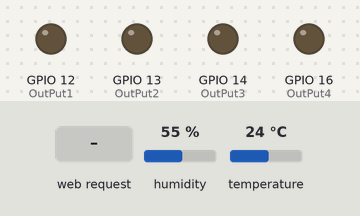
The program below on a simulated ESP8266 (NodeMCU). On the bench: output pins drawn as LEDs (lit = HIGH). The inputs (shaded band) are chosen by the test bench; at power-on: humidity 55 %, temperature 24 °C. WiFi joins after 1.5 s; servers stay silent unless stated; what the program prints to the serial monitor is not drawn.

Above: at 2.7 s.
2.8 s: HTTP request GET /on1 received
At 3.7 s:
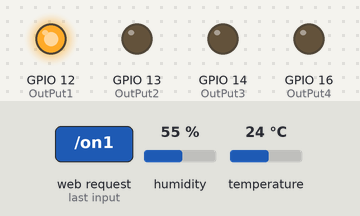
4.3 s: HTTP request GET /on2 received
At 4.8 s:
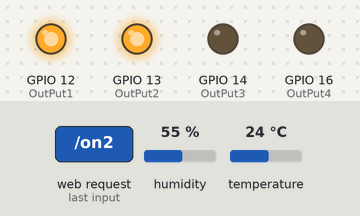
5.8 s: HTTP request GET /off1 received
At 7.0 s:
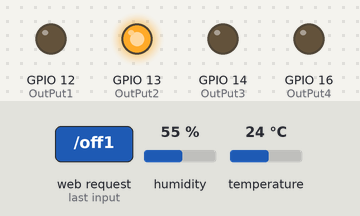
7.3 s: HTTP request GET /on3 received
At 8.3 s:
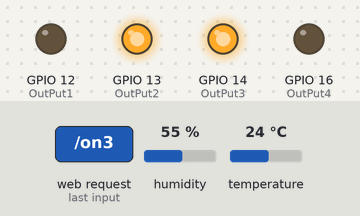
8.8 s: HTTP request GET /off2 received
At 9.4 s:
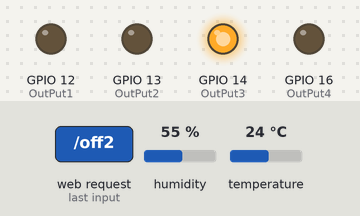
10.3 s: HTTP request GET /on4 received
At 10.6 s:
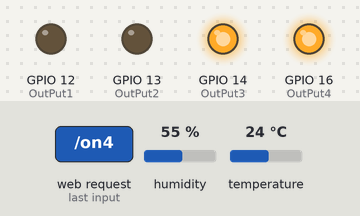
Timing chart, 0 to 12.8 s (numbered marks = the images above; inputs shaded):
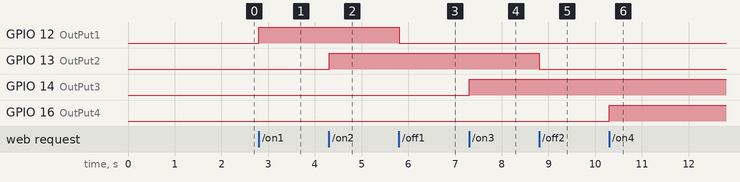

The program:

main.cpp
```cpp
#include <Arduino.h>
#include <ESP8266WiFi.h>
#include "define.c"
#include "connect.c"
#include <Adafruit_Sensor.h>
#include <DHT.h>
#include <DHT_U.h>

DHT_Unified dht(DHTPIN, DHTTYPE);
uint32_t delayMS;
sensor_t sensor;

float TempReader()
{
  sensors_event_t event;
  dht.temperature().getEvent(&event);
  event.temperature;
      // Serial.print(F("Temperature: "));
      Serial.print(event.temperature);
      // Serial.println(F("°C"));
  delayMS = sensor.min_delay / 1000;
  return event.temperature;
}
float HumReader()
{
  sensors_event_t event;
  dht.humidity().getEvent(&event);
  event.relative_humidity;
      // Serial.print(F("Temperature: "));
      Serial.print(event.relative_humidity);
      // Serial.println(F("°C"));
      delayMS = sensor.min_delay / 1000;
  return event.relative_humidity;
}
void webpage(WiFiClient client, float temp, float hum)
{
 client.println("<!DOCTYPE HTML>");
 client.println("<html>");
 client.println("<head>");
 client.println("<title> Czika's House  </title>");
 client.println("<meta charset='UTF-8'>");
 client.println("");

 client.println("<style>");
 client.println("");
 client.println("   body {");
 client.println("   font-size:100%;");
 client.println("   color:white;");
 client.println("   background-color: #111111;");
 client.println("   margin:10px;");
 client.println("   } ");
 client.println("  ");

 client.println("  #page {");
 client.println("width:100%;");
 client.println("  position: relative;");
 client.println("  min-height: 99vh;");
 client.println("}");
 client.println("");

 client.println("#content {");
 client.println("  padding-bottom: 2.5rem;    /* Footer height */");
 client.println("}");
 client.println("");
 client.println("   ");

 client.println("   h1 {color: white;}");
 client.println("   p { text-align:center; }");
 client.println("");

 client.println("   table {");
 client.println("   width=80%;");
 client.println("margin: 40px 40px 40px 40px;");
 client.println("   }");

 client.println("   tr{");
 client.println("border: 1px solid black;");
 client.println("padding: 20px 20px 20px 20px;");
 client.println("   }");

 client.println("   td{");
 client.println("padding: 10px 10px 10px 10px;");
 client.println("  text-align: center;");
 client.println("   }");

 client.println("   .wrapper {");
 client.println("display: grid;");
 client.println("/*grid-template-columns: 1fr 1fr 1fr;*/");
 client.println("");
 client.println("margin: 60px 20px 60px 20px;");
 client.println("}");

 client.println(".box {");
 client.println("  border-radius: 10px;");
 client.println("  border: 0.5px solid white;");
 client.println("  font-size: 150%;");
 client.println("  /*height: 120px;*/");
 client.println("  margin: 5px 5px 5px 5px;");
 client.println("}");
 client.println("");

 client.println(".button {");
 client.println("  background-color: #111111;");
 client.println("  border: none;");
 client.println("  color: white;");
 client.println("  padding: 16px 32px;");
 client.println("  text-align: center;");
 client.println("  text-decoration: none;");
 client.println("  display: inline-block;");
 client.println("  font-size: 16px;");
 client.println("  margin: 4px 2px;");
 client.println("  transition-duration: 0.4s;");
 client.println("  cursor: pointer;");
 client.println("  border-radius: 12px;");
 client.println("}");
 client.println("");

 client.println(".on {");
 client.println("  color: white; ");
 client.println("  border: 2px solid #3AAA35;");
 client.println("}");
 client.println("");

 client.println(".on:hover {");
 client.println("  background-color: #3AAA35;");
 client.println("  color: white;");
 client.println("}");
 client.println("");

 client.println(".off { ");
 client.println("  color: white; ");
 client.println("  border: 2px solid #f44336;");
 client.println("}");
 client.println("");

 client.println(".off:hover {");
 client.println("  background-color: #f44336;");
 client.println("  color: white;");
 client.println("}");
 client.println("");

 client.println("    .sensor {");
 client.println("  background-color: #230cf2;");
 client.println("  border: none;");
 client.println("  color: #f20c27;");
 client.println("  padding: 16px 32px;");
 client.println("  text-align: center;");
 client.println("  text-decoration: none;");
 client.println("  display: inline-block;");
 client.println("  font-size: 22px;");
 client.println("  margin: 4px 2px;");
 client.println("  transition-duration: 0.4s;");
 client.println("  cursor: pointer;");
 client.println("  border-radius: 2px;");
 client.println("}");
 client.println("");

 client.println(".status {");
 client.println("  color: white; ");
 client.println("  border: 5px solid #3AAA35;");
 client.println("  border-radius: 12px;");
 client.println("}");
 client.println("");
 client.println("");

 client.println("@media (min-width: 1050px){ /*screen and*/");
 client.println("  .wrapper {");
 client.println("grid-template-columns: repeat(2, 1fr);");
 client.println("  }");
 client.println("  ");

 client.println("@media (min-width: 1500px){");
 client.println("  .wrapper {");
 client.println("grid-template-columns: repeat(3, 1fr);");
 client.println("  }");
 client.println("}");
 client.println("");
 client.println(" </style>");

 client.println("");
 client.println("");
 client.println("</head>");
 client.println("<body> ");

 client.println("<div id='page'>");
 client.println("<div id='content'>");
 client.println("<hr/>* * * version 1.0 <hr>");
 client.println("<h1><center> Czika's house </center></h1>");


 client.println("<br><br><div id='m' class='box'><center>");
 client.println("<hr/><center>Switches</center><hr>");
 client.println("  <table><tr><td>Living room<br>");
 client.println("   <a href='/on1' class='button on'> Light On </a><br>");
 client.println("  <a href='/off1' class='button off'> Light Off </a></td><td>Bedroom<br>");
 client.println("   <a href='/on2' class='button on'> Light On </a><br>");
 client.println("  <a href='/off2' class='button off'> Light Off </a></td><td>Bathroom<br>");
 client.println("   <a href='/on3' class='button on'> Light On </a><br>");
 client.println("  <a href='/off3' class='button off'> Light Off </a></td><td>Kitchen<br>");
 client.println("   <a href='/on4' class='button on'> Light On </a><br>");
 client.println("  <a href='/off4' class='button off'> Light Off </a></td></tr>");
 client.println("   </a></td></tr>");
 client.println("</table></center></div>");

 client.println("<div id='m' class='box'>");
 client.println("<hr/><center>Sensors</center><hr>");
 client.println("  <center><table><tr><td>Temp");
 client.println("  <input id='senM1' class='sensor'  value='" + String(temp) + "' readonly></input></a></td>");
 client.println("  <td>Humidity");
 client.println("  <input id='senM2' class='sensor'  value='" + String(hum) + "' readonly></input></a></td></tr>");
 client.println("   </a></td></tr>");
 client.println("</table></center></div>");


 client.println("</div><footer><div></a><p></div></footer></div></body></html>");
}
void rocker()
{
            if (header.indexOf("GET /on1") >= 0)
            {
              Serial.println("Salon light on");
              output1 = "on";
              digitalWrite(OutPut1, HIGH);
            }
            else if (header.indexOf("GET /off1") >= 0)
            {
              Serial.println("Salon light off");
              output1 = "off";
              digitalWrite(OutPut1, LOW);
            }
            else if (header.indexOf("GET /on2") >= 0)
            {
              Serial.println("Bedroom light on");
              output2 = "on";
              digitalWrite(OutPut2, HIGH);
            }
            else if (header.indexOf("GET /off2") >= 0)
            {
              Serial.println("Bedroom light off");
              output2 = "off";
              digitalWrite(OutPut2, LOW);
            }
            else if (header.indexOf("GET /on3") >= 0)
            {
              Serial.println("Bathroom light on");
              output3 = "on";
              digitalWrite(OutPut3, HIGH);
            }
            else if (header.indexOf("GET /off3") >= 0)
            {
              Serial.println("Bathroom light off");
              output3 = "off";
              digitalWrite(OutPut3, LOW);
            }
            else if (header.indexOf("GET /on4") >= 0)
            {
              Serial.println("Bathroom light on");
              output3 = "on";
              digitalWrite(OutPut4, HIGH);
            }
            else if (header.indexOf("GET /off4") >= 0)
            {
              Serial.println("Bathroom light off");
              output3 = "off";
              digitalWrite(OutPut4, LOW);
            }


            else if (header.indexOf("POST /temp") >= 0)
            {
              Serial.println("get temp");
              TempReader();
            }

}
void set()
{
  Serial.begin(115200);
  pinMode(OutPut1, OUTPUT);
  pinMode(OutPut2, OUTPUT);
  pinMode(OutPut3, OUTPUT);
  pinMode(OutPut4, OUTPUT);
  digitalWrite(OutPut1, LOW);
  digitalWrite(OutPut2, LOW);
  digitalWrite(OutPut3, LOW);
  digitalWrite(OutPut4, LOW);
}
void connect()
{
   // Connect to Wi-Fi network with SSID and password
  Serial.print("Connecting to ");
  Serial.println(ssid);
  WiFi.begin(ssid, password);
  while (WiFi.status() != WL_CONNECTED)
  {
    delay(500);
    Serial.print(".");
  }
}
void serialPrint()
{
  // Print local IP address and start web server
  Serial.println("");
  Serial.println("WiFi connected.");
  Serial.println("IP address: ");
  Serial.println(WiFi.localIP());
}
void setup()
{
  set();
  connect();
  serialPrint();
  server.begin();
  dht.begin();
}

void loop()
{

  WiFiClient client = server.available();   // Listen for incoming clients
  if (client)
  {                                    // print a message out in the serial port
    String currentLine = "";                // make a String to hold incoming data from the client
    previousTime = currentTime;
    while (client.connected() && currentTime - previousTime <= timeoutTime)
    { // loop while the client's connected
      if (client.available())
      {             // if there's bytes to read from the client,
        char c = client.read();             // read a byte, then                  // print it out the serial monitor
        header += c;
        if (c == '\n')
        {
          if (currentLine.length() == 0)
          {
            client.println("HTTP/1.1 200 OK");
            client.println("Content-type:text/html");
            client.println("Connection: close");
            client.println();
            rocker();
            webpage(client, TempReader(), HumReader());
            // The HTTP response ends with another blank line
            client.println();
            // Break out of the while loop
            break;
          }
          else
          { // if you got a newline, then clear currentLine
            currentLine = "";
          }
        }
        else if (c != '\r')
        {  // if you got anything else but a carriage return character,
          currentLine += c;      // add it to the end of the currentLine
        }
      }
    }
    // Clear the header variable
    header = "";
    // Close the connection
    client.stop();
    Serial.println("Client disconnected.");
    Serial.println("");
  }
}
```

connect.c
```cpp
const char* ssid     = "your ssid";
const char* password = "your pass";
```

define.c
```cpp
#define OutPut1 12
#define OutPut2 13
#define OutPut3 14
#define OutPut4 16
#define buildLed 2
#define DHTPIN 4
#define DHTTYPE    DHT11

unsigned long currentTime = millis();
unsigned long previousTime = 0;
const long timeoutTime = 2000;
const long timeoutTempRead = 5000;//18000;
WiFiServer server(80);

String header;
String output1 = "off";
String output2 = "off";
String output3 = "off";
String output4 = "off";
```

Measured:
- after the input at 2.8 s, GPIO 12 (OutPut1): LOW → HIGH at once
- after the input at 4.3 s, GPIO 13 (OutPut2): LOW → HIGH at once
- after the input at 5.8 s, GPIO 12 (OutPut1): HIGH → LOW at once
- after the input at 7.3 s, GPIO 14 (OutPut3): LOW → HIGH at once
- after the input at 8.8 s, GPIO 13 (OutPut2): HIGH → LOW at once
- after the input at 10.3 s, GPIO 16 (OutPut4): LOW → HIGH at once
